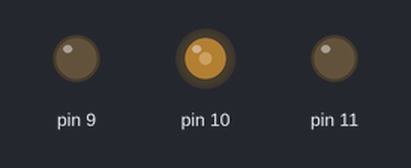
Bench run of a sketch on a simulated Arduino Uno, built with avr-gcc and run on an emulated ATmega328P. Shown: output pins drawn as LEDs (lit = HIGH).

Above: at 0.1 s.
At 28.1 s:
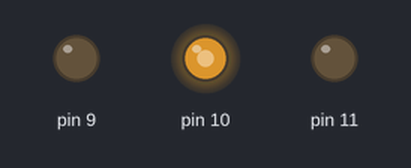
Timing chart, 0 to 40.0 s (numbered marks = the images above):
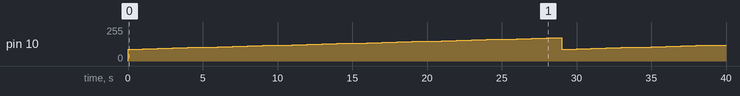

The sketch:

dial.ino
```cpp
struct VoltclockDial {
  byte pin;
  byte min;
  float step;
} hourDial, minuteDial, secondDial;

void initDial(VoltclockDial &dial,
              byte pin, byte min, byte max, byte intervals) {
  dial.pin = pin;
  dial.min = min;
  dial.step = (max - min) / intervals;
  pinMode(pin, OUTPUT);
}


void setup() {
  initDial(hourDial,   9,  4, 160, 11);
  initDial(minuteDial, 10, 0, 177, 59);
  initDial(secondDial, 11, 0, 177, 59);
  Serial.begin(9600);
}

void writeGenericTime(VoltclockDial dial, byte value) {
  analogWrite(dial.pin,
              dial.min + value * dial.step);
}

void writeHours(byte hours) {
  writeGenericTime(hourDial, hours);
}

void writeMinutes(byte minutes) {
  writeGenericTime(minuteDial, minutes);
}

void writeSeconds(byte seconds) {
  writeGenericTime(secondDial, seconds);
}

void loop() {
  for(int h = 30; h < 59; h++) {
    writeMinutes(h);
    delay(1000);
  }
}
```

Measured:
- by itself, pin 10: 0/255 → 90/255 at 0.00 s, → 93/255 1.0 s later, → 96/255 1.0 s later, → 99/255 1.0 s later, … (40 changes in this stretch)
